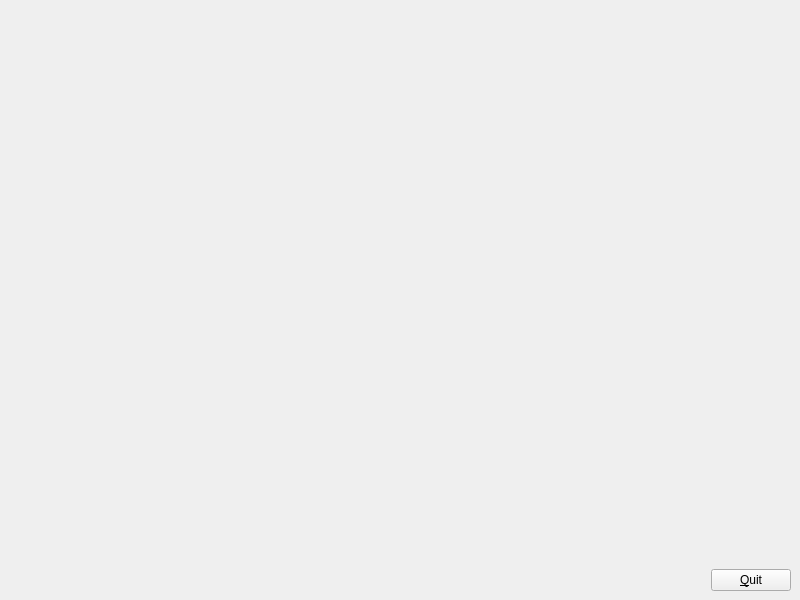
<?xml version="1.0" encoding="UTF-8"?>
<ui version="4.0">
 <class>MainWindow</class>
 <widget class="QMainWindow" name="MainWindow">
  <property name="windowModality">
   <enum>Qt::ApplicationModal</enum>
  </property>
  <property name="geometry">
   <rect>
    <x>0</x>
    <y>0</y>
    <width>800</width>
    <height>600</height>
   </rect>
  </property>
  <property name="windowTitle">
   <string>OpenGL TEST1</string>
  </property>
  <widget class="QWidget" name="centralwidget">
   <layout class="QHBoxLayout" name="horizontalLayout">
    <item>
     <widget class="GLWidget" name="widget" native="true">
      <property name="sizePolicy">
       <sizepolicy hsizetype="Expanding" vsizetype="Preferred">
        <horstretch>0</horstretch>
        <verstretch>0</verstretch>
       </sizepolicy>
      </property>
     </widget>
    </item>
    <item>
     <layout class="QVBoxLayout" name="verticalLayout">
      <item>
       <spacer name="verticalSpacer">
        <property name="orientation">
         <enum>Qt::Vertical</enum>
        </property>
        <property name="sizeHint" stdset="0">
         <size>
          <width>20</width>
          <height>40</height>
         </size>
        </property>
       </spacer>
      </item>
      <item>
       <widget class="QPushButton" name="pushButton">
        <property name="text">
         <string>&amp;Quit</string>
        </property>
       </widget>
      </item>
     </layout>
    </item>
   </layout>
  </widget>
 </widget>
 <customwidgets>
  <customwidget>
   <class>GLWidget</class>
   <extends>QWidget</extends>
   <header>glwidget.h</header>
   <container>1</container>
  </customwidget>
 </customwidgets>
 <resources/>
 <connections>
  <connection>
   <sender>pushButton</sender>
   <signal>clicked()</signal>
   <receiver>MainWindow</receiver>
   <slot>close()</slot>
   <hints>
    <hint type="sourcelabel">
     <x>745</x>
     <y>580</y>
    </hint>
    <hint type="destinationlabel">
     <x>772</x>
     <y>391</y>
    </hint>
   </hints>
  </connection>
 </connections>
</ui>
